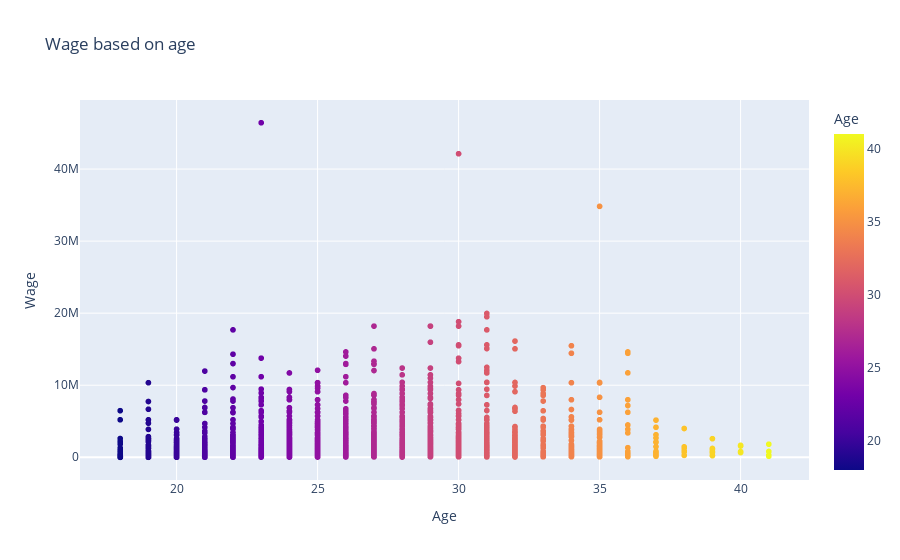

Notebook code cell kept with this figure:
### Code cell
figure1 = px.scatter(data, x='Age', y='Wage', color='Age', title='Wage based on age')
figure1.show()

### Figure 1 — Plotly figure (JSON) as saved in the notebook; plotly's stock layout.template omitted (floating-point values rounded to 4 significant figures; data arrays with more than 128 entries replaced by an {"elided": "..."} marker saying what was removed)
{"data": [{"hovertemplate": "Age=%{marker.color}<br>Wage=%{y}<extra></extra>", "legendgroup": "", "marker": {"color": {"elided": "3907 int values"}, "coloraxis": "coloraxis", "symbol": "circle"}, "mode": "markers", "name": "", "showlegend": false, "type": "scattergl", "x": {"elided": "3907 int values"}, "xaxis": "x", "y": {"elided": "3907 int values"}, "yaxis": "y"}], "layout": {"coloraxis": {"colorbar": {"title": {"text": "Age"}}, "colorscale": [[0, "#0d0887"], [0.1111, "#46039f"], [0.2222, "#7201a8"], [0.3333, "#9c179e"], [0.4444, "#bd3786"], [0.5556, "#d8576b"], [0.6667, "#ed7953"], [0.7778, "#fb9f3a"], [0.8889, "#fdca26"], [1, "#f0f921"]]}, "legend": {"tracegroupgap": 0}, "title": {"text": "Wage based on age"}, "xaxis": {"anchor": "y", "domain": [0, 1], "title": {"text": "Age"}}, "yaxis": {"anchor": "x", "domain": [0, 1], "title": {"text": "Wage"}}}}
